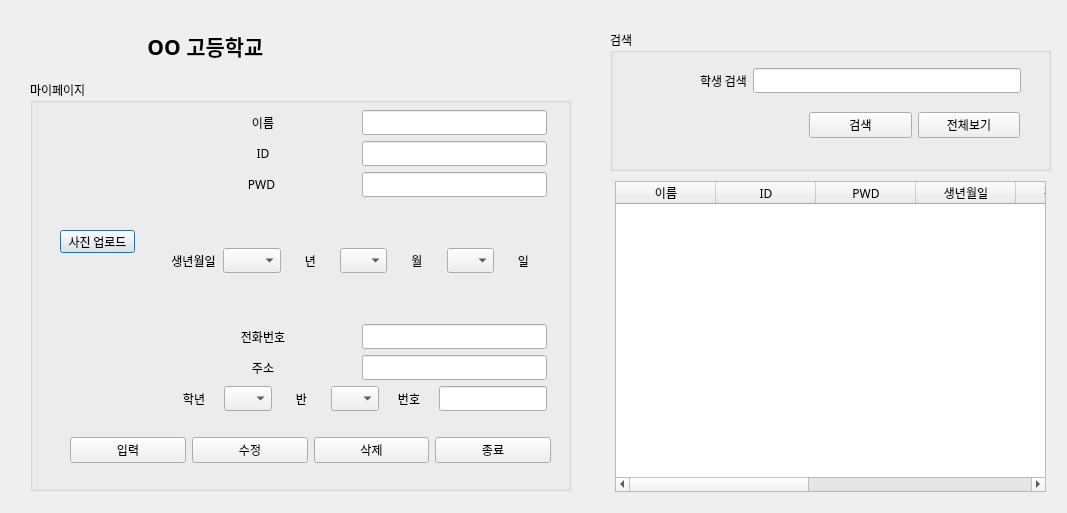
<?xml version="1.0" encoding="UTF-8"?>
<ui version="4.0">
 <class>Dialog</class>
 <widget class="QDialog" name="Dialog">
  <property name="geometry">
   <rect>
    <x>0</x>
    <y>0</y>
    <width>1067</width>
    <height>513</height>
   </rect>
  </property>
  <property name="font">
   <font>
    <family>D2Coding</family>
   </font>
  </property>
  <property name="windowTitle">
   <string>OO고등학교 출결관리앱</string>
  </property>
  <widget class="QLabel" name="label">
   <property name="geometry">
    <rect>
     <x>50</x>
     <y>20</y>
     <width>56</width>
     <height>51</height>
    </rect>
   </property>
   <property name="text">
    <string/>
   </property>
   <property name="pixmap">
    <pixmap>../image/다운로드 (7).png</pixmap>
   </property>
   <property name="alignment">
    <set>Qt::AlignCenter</set>
   </property>
  </widget>
  <widget class="QLabel" name="label_2">
   <property name="geometry">
    <rect>
     <x>130</x>
     <y>20</y>
     <width>151</width>
     <height>51</height>
    </rect>
   </property>
   <property name="font">
    <font>
     <pointsize>16</pointsize>
     <weight>75</weight>
     <bold>true</bold>
    </font>
   </property>
   <property name="text">
    <string>OO 고등학교</string>
   </property>
   <property name="alignment">
    <set>Qt::AlignCenter</set>
   </property>
  </widget>
  <widget class="QGroupBox" name="groupBox">
   <property name="geometry">
    <rect>
     <x>30</x>
     <y>80</y>
     <width>541</width>
     <height>411</height>
    </rect>
   </property>
   <property name="title">
    <string>마이페이지</string>
   </property>
   <widget class="QLabel" name="label_3">
    <property name="geometry">
     <rect>
      <x>30</x>
      <y>40</y>
      <width>81</width>
      <height>91</height>
     </rect>
    </property>
    <property name="text">
     <string/>
    </property>
    <property name="pixmap">
     <pixmap>../image/다운로드 (9).png</pixmap>
    </property>
   </widget>
   <widget class="QPushButton" name="pushButton">
    <property name="geometry">
     <rect>
      <x>30</x>
      <y>150</y>
      <width>75</width>
      <height>23</height>
     </rect>
    </property>
    <property name="text">
     <string>사진 업로드</string>
    </property>
   </widget>
   <widget class="QWidget" name="verticalLayoutWidget">
    <property name="geometry">
     <rect>
      <x>140</x>
      <y>30</y>
      <width>377</width>
      <height>301</height>
     </rect>
    </property>
    <layout class="QVBoxLayout" name="verticalLayout">
     <item>
      <layout class="QHBoxLayout" name="horizontalLayout_3">
       <item>
        <widget class="QLabel" name="label_13">
         <property name="text">
          <string>이름</string>
         </property>
         <property name="alignment">
          <set>Qt::AlignCenter</set>
         </property>
        </widget>
       </item>
       <item>
        <widget class="QLineEdit" name="lineEdit_10">
         <property name="sizePolicy">
          <sizepolicy hsizetype="Preferred" vsizetype="Fixed">
           <horstretch>0</horstretch>
           <verstretch>0</verstretch>
          </sizepolicy>
         </property>
        </widget>
       </item>
      </layout>
     </item>
     <item>
      <layout class="QHBoxLayout" name="horizontalLayout_4">
       <item>
        <widget class="QLabel" name="label_6">
         <property name="text">
          <string>ID</string>
         </property>
         <property name="alignment">
          <set>Qt::AlignCenter</set>
         </property>
        </widget>
       </item>
       <item>
        <widget class="QLineEdit" name="lineEdit_2">
         <property name="sizePolicy">
          <sizepolicy hsizetype="Preferred" vsizetype="Fixed">
           <horstretch>0</horstretch>
           <verstretch>0</verstretch>
          </sizepolicy>
         </property>
        </widget>
       </item>
      </layout>
     </item>
     <item>
      <layout class="QHBoxLayout" name="horizontalLayout_10">
       <item>
        <widget class="QLabel" name="label_7">
         <property name="text">
          <string>PWD </string>
         </property>
         <property name="alignment">
          <set>Qt::AlignCenter</set>
         </property>
        </widget>
       </item>
       <item>
        <widget class="QLineEdit" name="lineEdit_3">
         <property name="sizePolicy">
          <sizepolicy hsizetype="Preferred" vsizetype="Fixed">
           <horstretch>0</horstretch>
           <verstretch>0</verstretch>
          </sizepolicy>
         </property>
        </widget>
       </item>
      </layout>
     </item>
     <item>
      <layout class="QHBoxLayout" name="horizontalLayout_5">
       <item>
        <widget class="QLabel" name="label_8">
         <property name="text">
          <string>생년월일</string>
         </property>
         <property name="alignment">
          <set>Qt::AlignCenter</set>
         </property>
        </widget>
       </item>
       <item>
        <widget class="QComboBox" name="comboBox_3">
         <item>
          <property name="text">
           <string/>
          </property>
         </item>
         <item>
          <property name="text">
           <string>2007</string>
          </property>
         </item>
         <item>
          <property name="text">
           <string>2006</string>
          </property>
         </item>
         <item>
          <property name="text">
           <string>2005</string>
          </property>
         </item>
         <item>
          <property name="text">
           <string>2004</string>
          </property>
         </item>
         <item>
          <property name="text">
           <string>2003</string>
          </property>
         </item>
         <item>
          <property name="text">
           <string>2002</string>
          </property>
         </item>
         <item>
          <property name="text">
           <string>2001</string>
          </property>
         </item>
         <item>
          <property name="text">
           <string>2000</string>
          </property>
         </item>
         <item>
          <property name="text">
           <string>1999</string>
          </property>
         </item>
         <item>
          <property name="text">
           <string>1998</string>
          </property>
         </item>
         <item>
          <property name="text">
           <string>1997</string>
          </property>
         </item>
         <item>
          <property name="text">
           <string>1996</string>
          </property>
         </item>
         <item>
          <property name="text">
           <string>1995</string>
          </property>
         </item>
         <item>
          <property name="text">
           <string>1994</string>
          </property>
         </item>
         <item>
          <property name="text">
           <string>1993</string>
          </property>
         </item>
         <item>
          <property name="text">
           <string>1992</string>
          </property>
         </item>
         <item>
          <property name="text">
           <string>1991</string>
          </property>
         </item>
         <item>
          <property name="text">
           <string>1990</string>
          </property>
         </item>
         <item>
          <property name="text">
           <string>1989</string>
          </property>
         </item>
         <item>
          <property name="text">
           <string>1988</string>
          </property>
         </item>
         <item>
          <property name="text">
           <string>1987</string>
          </property>
         </item>
         <item>
          <property name="text">
           <string>1986</string>
          </property>
         </item>
         <item>
          <property name="text">
           <string>1985</string>
          </property>
         </item>
         <item>
          <property name="text">
           <string>1984</string>
          </property>
         </item>
         <item>
          <property name="text">
           <string>1983</string>
          </property>
         </item>
         <item>
          <property name="text">
           <string>1982</string>
          </property>
         </item>
         <item>
          <property name="text">
           <string>1981</string>
          </property>
         </item>
         <item>
          <property name="text">
           <string>1980</string>
          </property>
         </item>
         <item>
          <property name="text">
           <string>1979</string>
          </property>
         </item>
         <item>
          <property name="text">
           <string>1978</string>
          </property>
         </item>
         <item>
          <property name="text">
           <string>1977</string>
          </property>
         </item>
         <item>
          <property name="text">
           <string>1976</string>
          </property>
         </item>
         <item>
          <property name="text">
           <string>1975</string>
          </property>
         </item>
         <item>
          <property name="text">
           <string>1974</string>
          </property>
         </item>
         <item>
          <property name="text">
           <string>1973</string>
          </property>
         </item>
         <item>
          <property name="text">
           <string>1972</string>
          </property>
         </item>
         <item>
          <property name="text">
           <string>1971</string>
          </property>
         </item>
         <item>
          <property name="text">
           <string>1970</string>
          </property>
         </item>
         <item>
          <property name="text">
           <string>1969</string>
          </property>
         </item>
         <item>
          <property name="text">
           <string>1968</string>
          </property>
         </item>
         <item>
          <property name="text">
           <string>1967</string>
          </property>
         </item>
         <item>
          <property name="text">
           <string>1966</string>
          </property>
         </item>
         <item>
          <property name="text">
           <string>1965</string>
          </property>
         </item>
         <item>
          <property name="text">
           <string>1964</string>
          </property>
         </item>
         <item>
          <property name="text">
           <string>1963</string>
          </property>
         </item>
         <item>
          <property name="text">
           <string>1962</string>
          </property>
         </item>
         <item>
          <property name="text">
           <string>1961</string>
          </property>
         </item>
         <item>
          <property name="text">
           <string>1960</string>
          </property>
         </item>
        </widget>
       </item>
       <item>
        <widget class="QLabel" name="label_14">
         <property name="text">
          <string>년</string>
         </property>
         <property name="alignment">
          <set>Qt::AlignCenter</set>
         </property>
        </widget>
       </item>
       <item>
        <widget class="QComboBox" name="comboBox_4">
         <item>
          <property name="text">
           <string/>
          </property>
         </item>
         <item>
          <property name="text">
           <string>1</string>
          </property>
         </item>
         <item>
          <property name="text">
           <string>2</string>
          </property>
         </item>
         <item>
          <property name="text">
           <string>3</string>
          </property>
         </item>
         <item>
          <property name="text">
           <string>4</string>
          </property>
         </item>
         <item>
          <property name="text">
           <string>5</string>
          </property>
         </item>
         <item>
          <property name="text">
           <string>6</string>
          </property>
         </item>
         <item>
          <property name="text">
           <string>7</string>
          </property>
         </item>
         <item>
          <property name="text">
           <string>8</string>
          </property>
         </item>
         <item>
          <property name="text">
           <string>9</string>
          </property>
         </item>
         <item>
          <property name="text">
           <string>10</string>
          </property>
         </item>
         <item>
          <property name="text">
           <string>11</string>
          </property>
         </item>
         <item>
          <property name="text">
           <string>12</string>
          </property>
         </item>
        </widget>
       </item>
       <item>
        <widget class="QLabel" name="label_15">
         <property name="text">
          <string>월</string>
         </property>
         <property name="alignment">
          <set>Qt::AlignCenter</set>
         </property>
        </widget>
       </item>
       <item>
        <widget class="QComboBox" name="comboBox_5">
         <item>
          <property name="text">
           <string/>
          </property>
         </item>
         <item>
          <property name="text">
           <string>1</string>
          </property>
         </item>
         <item>
          <property name="text">
           <string>2</string>
          </property>
         </item>
         <item>
          <property name="text">
           <string>3</string>
          </property>
         </item>
         <item>
          <property name="text">
           <string>4</string>
          </property>
         </item>
         <item>
          <property name="text">
           <string>5</string>
          </property>
         </item>
         <item>
          <property name="text">
           <string>6</string>
          </property>
         </item>
         <item>
          <property name="text">
           <string>7</string>
          </property>
         </item>
         <item>
          <property name="text">
           <string>8</string>
          </property>
         </item>
         <item>
          <property name="text">
           <string>9</string>
          </property>
         </item>
         <item>
          <property name="text">
           <string>10</string>
          </property>
         </item>
         <item>
          <property name="text">
           <string>11</string>
          </property>
         </item>
         <item>
          <property name="text">
           <string>12</string>
          </property>
         </item>
         <item>
          <property name="text">
           <string>13</string>
          </property>
         </item>
         <item>
          <property name="text">
           <string>14</string>
          </property>
         </item>
         <item>
          <property name="text">
           <string>15</string>
          </property>
         </item>
         <item>
          <property name="text">
           <string>16</string>
          </property>
         </item>
         <item>
          <property name="text">
           <string>17</string>
          </property>
         </item>
         <item>
          <property name="text">
           <string>18</string>
          </property>
         </item>
         <item>
          <property name="text">
           <string>19</string>
          </property>
         </item>
         <item>
          <property name="text">
           <string>20</string>
          </property>
         </item>
         <item>
          <property name="text">
           <string>21</string>
          </property>
         </item>
         <item>
          <property name="text">
           <string>22</string>
          </property>
         </item>
         <item>
          <property name="text">
           <string>23</string>
          </property>
         </item>
         <item>
          <property name="text">
           <string>24</string>
          </property>
         </item>
         <item>
          <property name="text">
           <string>25</string>
          </property>
         </item>
         <item>
          <property name="text">
           <string>26</string>
          </property>
         </item>
         <item>
          <property name="text">
           <string>27</string>
          </property>
         </item>
         <item>
          <property name="text">
           <string>28</string>
          </property>
         </item>
         <item>
          <property name="text">
           <string>29</string>
          </property>
         </item>
         <item>
          <property name="text">
           <string>30</string>
          </property>
         </item>
         <item>
          <property name="text">
           <string>31</string>
          </property>
         </item>
        </widget>
       </item>
       <item>
        <widget class="QLabel" name="label_16">
         <property name="text">
          <string>일</string>
         </property>
         <property name="alignment">
          <set>Qt::AlignCenter</set>
         </property>
        </widget>
       </item>
      </layout>
     </item>
     <item>
      <layout class="QHBoxLayout" name="horizontalLayout_7">
       <item>
        <widget class="QLabel" name="label_9">
         <property name="text">
          <string>전화번호</string>
         </property>
         <property name="alignment">
          <set>Qt::AlignCenter</set>
         </property>
        </widget>
       </item>
       <item>
        <widget class="QLineEdit" name="lineEdit_5">
         <property name="sizePolicy">
          <sizepolicy hsizetype="Preferred" vsizetype="Fixed">
           <horstretch>0</horstretch>
           <verstretch>0</verstretch>
          </sizepolicy>
         </property>
        </widget>
       </item>
      </layout>
     </item>
     <item>
      <layout class="QHBoxLayout" name="horizontalLayout_9">
       <item>
        <widget class="QLabel" name="label_10">
         <property name="text">
          <string>주소</string>
         </property>
         <property name="alignment">
          <set>Qt::AlignCenter</set>
         </property>
        </widget>
       </item>
       <item>
        <widget class="QLineEdit" name="lineEdit_6">
         <property name="sizePolicy">
          <sizepolicy hsizetype="Preferred" vsizetype="Fixed">
           <horstretch>0</horstretch>
           <verstretch>0</verstretch>
          </sizepolicy>
         </property>
        </widget>
       </item>
      </layout>
     </item>
     <item>
      <layout class="QHBoxLayout" name="horizontalLayout_6">
       <item>
        <widget class="QLabel" name="label_12">
         <property name="text">
          <string>학년</string>
         </property>
         <property name="alignment">
          <set>Qt::AlignCenter</set>
         </property>
        </widget>
       </item>
       <item>
        <widget class="QComboBox" name="comboBox">
         <item>
          <property name="text">
           <string/>
          </property>
         </item>
         <item>
          <property name="text">
           <string>1</string>
          </property>
         </item>
         <item>
          <property name="text">
           <string>2</string>
          </property>
         </item>
         <item>
          <property name="text">
           <string>3</string>
          </property>
         </item>
        </widget>
       </item>
       <item>
        <widget class="QLabel" name="label_5">
         <property name="text">
          <string>반</string>
         </property>
         <property name="alignment">
          <set>Qt::AlignCenter</set>
         </property>
        </widget>
       </item>
       <item>
        <widget class="QComboBox" name="comboBox_2">
         <item>
          <property name="text">
           <string/>
          </property>
         </item>
         <item>
          <property name="text">
           <string>1</string>
          </property>
         </item>
         <item>
          <property name="text">
           <string>2</string>
          </property>
         </item>
         <item>
          <property name="text">
           <string>3</string>
          </property>
         </item>
         <item>
          <property name="text">
           <string>4</string>
          </property>
         </item>
         <item>
          <property name="text">
           <string>5</string>
          </property>
         </item>
         <item>
          <property name="text">
           <string>6</string>
          </property>
         </item>
         <item>
          <property name="text">
           <string>7</string>
          </property>
         </item>
         <item>
          <property name="text">
           <string>8</string>
          </property>
         </item>
         <item>
          <property name="text">
           <string>9</string>
          </property>
         </item>
         <item>
          <property name="text">
           <string>10</string>
          </property>
         </item>
        </widget>
       </item>
       <item>
        <widget class="QLabel" name="label_11">
         <property name="text">
          <string>번호</string>
         </property>
         <property name="alignment">
          <set>Qt::AlignCenter</set>
         </property>
        </widget>
       </item>
       <item>
        <widget class="QLineEdit" name="lineEdit_4">
         <property name="sizePolicy">
          <sizepolicy hsizetype="Preferred" vsizetype="Fixed">
           <horstretch>0</horstretch>
           <verstretch>0</verstretch>
          </sizepolicy>
         </property>
        </widget>
       </item>
      </layout>
     </item>
    </layout>
   </widget>
   <widget class="QWidget" name="horizontalLayoutWidget_11">
    <property name="geometry">
     <rect>
      <x>40</x>
      <y>350</y>
      <width>481</width>
      <height>41</height>
     </rect>
    </property>
    <layout class="QHBoxLayout" name="horizontalLayout_11">
     <item>
      <widget class="QPushButton" name="pushButton_8">
       <property name="text">
        <string>입력</string>
       </property>
      </widget>
     </item>
     <item>
      <widget class="QPushButton" name="pushButton_7">
       <property name="text">
        <string>수정</string>
       </property>
      </widget>
     </item>
     <item>
      <widget class="QPushButton" name="pushButton_6">
       <property name="text">
        <string>삭제</string>
       </property>
      </widget>
     </item>
     <item>
      <widget class="QPushButton" name="pushButton_4">
       <property name="text">
        <string>종료</string>
       </property>
      </widget>
     </item>
    </layout>
   </widget>
  </widget>
  <widget class="QGroupBox" name="groupBox_2">
   <property name="geometry">
    <rect>
     <x>610</x>
     <y>30</y>
     <width>441</width>
     <height>141</height>
    </rect>
   </property>
   <property name="title">
    <string>검색</string>
   </property>
   <widget class="QWidget" name="horizontalLayoutWidget">
    <property name="geometry">
     <rect>
      <x>90</x>
      <y>30</y>
      <width>321</width>
      <height>41</height>
     </rect>
    </property>
    <layout class="QHBoxLayout" name="horizontalLayout">
     <item>
      <widget class="QLabel" name="label_4">
       <property name="text">
        <string>학생 검색</string>
       </property>
      </widget>
     </item>
     <item>
      <widget class="QLineEdit" name="lineEdit">
       <property name="sizePolicy">
        <sizepolicy hsizetype="Expanding" vsizetype="Fixed">
         <horstretch>0</horstretch>
         <verstretch>0</verstretch>
        </sizepolicy>
       </property>
      </widget>
     </item>
    </layout>
   </widget>
   <widget class="QWidget" name="horizontalLayoutWidget_2">
    <property name="geometry">
     <rect>
      <x>199</x>
      <y>80</y>
      <width>211</width>
      <height>31</height>
     </rect>
    </property>
    <layout class="QHBoxLayout" name="horizontalLayout_2">
     <item>
      <widget class="QPushButton" name="pushButton_2">
       <property name="text">
        <string>검색</string>
       </property>
      </widget>
     </item>
     <item>
      <widget class="QPushButton" name="pushButton_3">
       <property name="text">
        <string>전체보기</string>
       </property>
      </widget>
     </item>
    </layout>
   </widget>
  </widget>
  <widget class="QTableWidget" name="tableWidget">
   <property name="geometry">
    <rect>
     <x>615</x>
     <y>181</y>
     <width>431</width>
     <height>311</height>
    </rect>
   </property>
   <column>
    <property name="text">
     <string>이름</string>
    </property>
   </column>
   <column>
    <property name="text">
     <string>ID</string>
    </property>
   </column>
   <column>
    <property name="text">
     <string>PWD</string>
    </property>
   </column>
   <column>
    <property name="text">
     <string>생년월일</string>
    </property>
   </column>
   <column>
    <property name="text">
     <string>전화번호</string>
    </property>
   </column>
   <column>
    <property name="text">
     <string>주소</string>
    </property>
   </column>
   <column>
    <property name="text">
     <string>New Column</string>
    </property>
   </column>
   <column>
    <property name="text">
     <string>학년</string>
    </property>
   </column>
   <column>
    <property name="text">
     <string>번호</string>
    </property>
   </column>
  </widget>
 </widget>
 <resources/>
 <connections/>
</ui>
